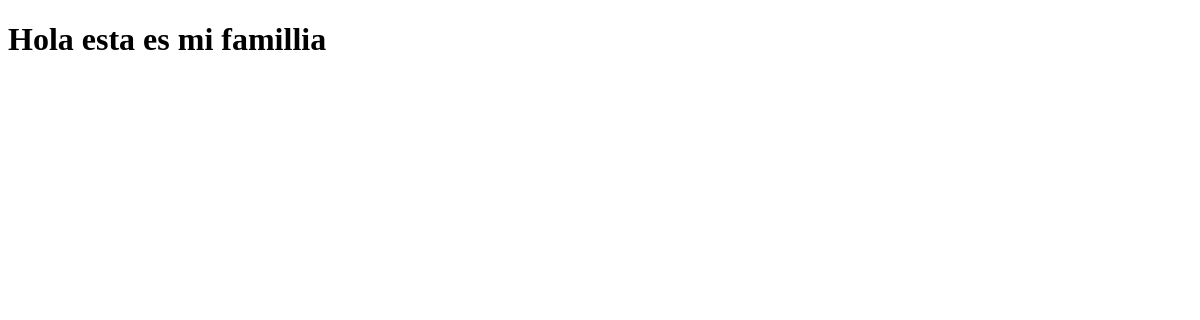
The page /list-famillia/ on the database as committed earlier.
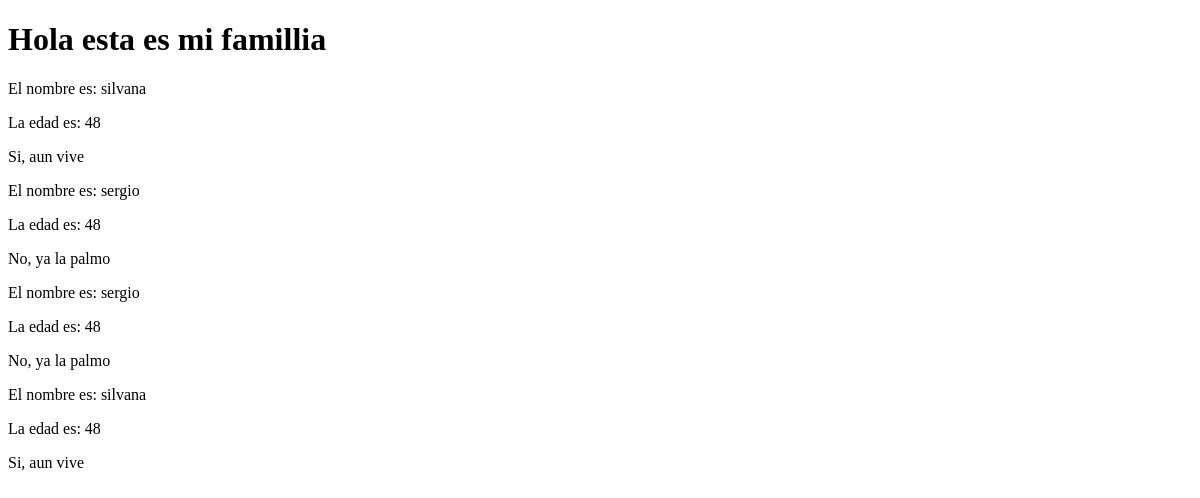
The same page on the database as committed later.
### MVT/models.py (models this page shows)
class Famillia(models.Model):
    name = models.CharField(max_length=50)
    edad = models.IntegerField()
    vive = models.BooleanField()

### MVT/views.py (the view)
# urls.py: path('list-famillia/', list_famillia)
def list_famillia(request):
    all_famillia = Famillia.objects.all
    context ={
        'famillia':all_famillia,
    }
    return render(request, 'list_famillia.html', context=context)

### templates/list_famillia.html (shortened to what this page needs)
<!DOCTYPE html>
<html lang="en">
<head>
</head>
<body>
    <h1>Hola esta es mi famillia</h1>
    {% for familliar in famillia %}
        <p> El nombre es: {{familliar.name}} </p>
        <p> La edad es: {{familliar.edad}} </p>
        {% if familliar.vive == True %}
            <p>Si, aun vive </p>
        {% else %}
            <p>No, ya la palmo</p>
        {% endif %}
    {% endfor %}
</body>
</html>

Rows that differ between the two databases and show on the page:
added Famillia: name "silvana", edad "48", vive "Si, aun vive"
added Famillia: name "sergio", edad "48", vive "No, ya la palmo"
added Famillia: name "sergio", edad "48", vive "No, ya la palmo"
added Famillia: name "silvana", edad "48", vive "Si, aun vive"
